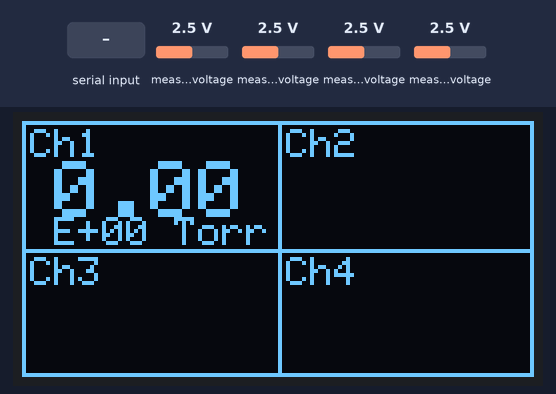
This sketch was run on a simulated Arduino Uno, built with avr-gcc and run on an emulated ATmega328P. On the bench: 128×64 one-colour display. The inputs (shaded band) are chosen by the test bench; at power-on: measured voltage 2.5 V. What the sketch prints to the serial monitor is not drawn.

Above: at 0.1 s.
At 1.2 s:
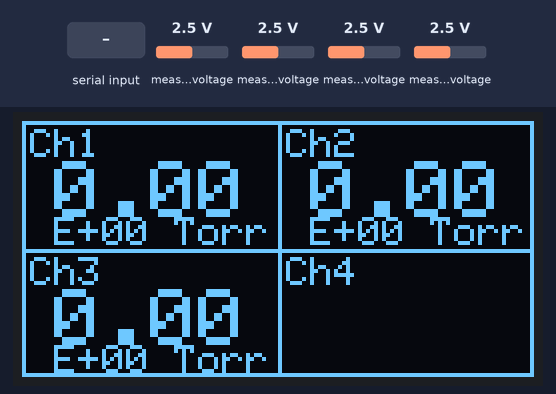
1.3 s: "#\n" received over Serial
At 3.1 s:
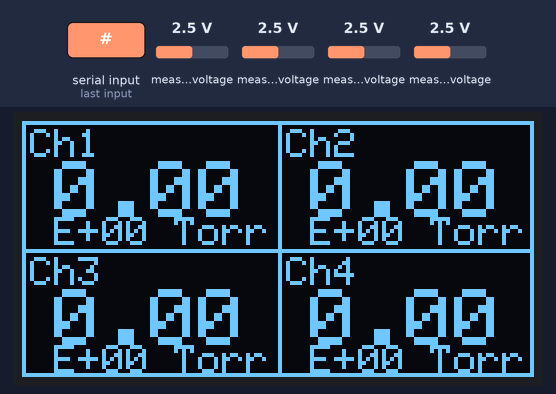
4.2 s: "90,45\n" received over Serial
Timing chart, 0 to 7.2 s (numbered marks = the images above; inputs shaded):
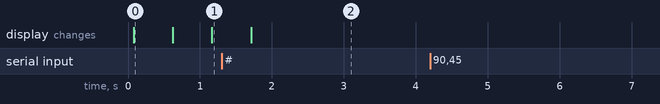

The sketch:

src.ino
```cpp
#include <Wire.h>
#include <Adafruit_ADS1X15.h>
#include <Adafruit_SSD1306.h>
#include <splash.h>

# define UPDATE_INTERVAL 500 // How often we update the state of the monitor when idle
# define BITS_MULTIPLIER 0.000125f // The voltage per bit

// I2C addresses for the two ADS1115 chips
# define CH12_ADDRESS 0x48
# define CH34_ADDRESS 0x49

// I2C address for the SSD1306 OLED display
#define OLED_RESET     -1
#define SCREEN_ADDRESS 0x3D

// OLED screen size
# define OLED_WIDTH 128
# define OLED_HEIGHT 64

// Pixel positions for various labels and readings
static const int chOffsetX[] = {0, 64, 0, 64};
static const int chOffsetY[] = {0, 0, 32, 32};

// Scaling from the voltage divider; needed to stay within the ADS1115's input range.
float multipliers[] = {1, 1, 1, 1};

// The conversion between the unscaled voltage and pressure
# define TORR_PER_VOLT 313


Adafruit_ADS1115 ads1115_12, ads1115_34;
Adafruit_SSD1306 display(OLED_WIDTH, OLED_HEIGHT, &Wire, OLED_RESET);

void setup(void)
{
  Serial.begin(9600);

  // Initialize ADS1115 chips and OLED display
  ads1115_12.begin(CH12_ADDRESS);
  ads1115_34.begin(CH34_ADDRESS);

  // Change the gain to one (default is 2/3)
  ads1115_12.setGain(GAIN_ONE);
  ads1115_34.setGain(GAIN_ONE);

  display.begin(SSD1306_SWITCHCAPVCC, SCREEN_ADDRESS);

  // Initialize OLED display layout
  initDisplay();

  Serial.flush();
}

/********* FUNCTIONS **********/

void loop(void)
{
  // Check for incoming serial commands or update gauges
  handleSerialInput();
  updateGauges();
  delay(UPDATE_INTERVAL);
}

void initDisplay(void) {
  /**
 * @brief Initializes the SSD1306 OLED display.
 *
 * Divides screen into four with vertical and horizontal
 * lines and labels each quadrant with corresponding channel number.
 */
  display.clearDisplay();

  // Clear the buffer
  display.clearDisplay();

  // Make borders for channels
  display.drawRect(0, 0, display.width(), display.height(), SSD1306_WHITE);
  display.drawLine(0, display.height() / 2, display.width(), display.height() / 2, SSD1306_WHITE);
  display.drawLine(display.width() / 2, 0, display.width() / 2, display.height(), SSD1306_WHITE);

  display.setTextSize(1);             // Normal 1:1 pixel scale
  display.setTextColor(SSD1306_WHITE);        // Draw white text

  // Display channel labels
  for (int i = 0; i < 4; i++) {
    display.setCursor(chOffsetX[i] + 2, chOffsetY[i] + 2);
    display.println("Ch" + String(i + 1));
  }
  return;
}

void handleSerialInput(void) {
 /**
 * @brief Retrieve a single message from the serial buffer, handle it and send a response
 *
 * Get a message from the serial buffer. If a message is incorrectly formatted or unrecognized
 * an error message will be sent back on the serial line. When a command is recognized the proper
 * handler function is called and its response is written back on the serial interface to the sender.
 *
 */
  if (Serial.available() > 0) {
    String message = getMessage();
    String func = message.substring(3, 5);
    int channel = message.substring(1, 3).toInt();
    String response;
    if (func == F("RD")) {
      response = getPressure(channel);
    } else if (func == F("SM")) {
      response = updateMultiplier(channel, message.substring(5, 9).toFloat(), multipliers);
    } else {
      // If the function is unknown, send back an error message with the unknown function
      response = func + "?";
    }
    response = '*' + response + '\r';
    Serial.println(response);
  }
  return;
}

void updateGauges(void) {
 /**
 * @brief Update the OLED display with pressure values
 *
 * For each pressure gauge, determine the pressure and change the display.
 *
 */
  for (int i = 1; i <= 4; i++) {
    String value = getPressure(i);
    updateDisplay(i, value);
    delay(UPDATE_INTERVAL);
  }
}

void updateDisplay(int channel, String value)
{
 /**
 * @brief Update the LCD display used by the pressure gauge monitor
 *
 * Blank out the quadrant of the SSD1306 corresponding to the provided `channel` then
 * write the provided value inside that quadrant.
 *
 * @param channel the channel number to be updated. Should be between 1 and 4.
 * @param value the value to dispaly on the corresponding channel.
 *
 */
  channel = channel - 1; // switch from one to zero indexing

  // Blank out spot used by given channel to hide old reading
  display.fillRect(chOffsetX[channel] + 8, chOffsetY[channel] + 10,  54, 21, SSD1306_BLACK);
  // Write updated reading where the old reading was
  display.setTextColor(SSD1306_WHITE);
  display.setTextSize(2);

  display.setCursor(chOffsetX[channel] + 8, chOffsetY[channel] + 10);
  display.println(value.substring(0, 4));

  display.setTextSize(1);
  display.setCursor(chOffsetX[channel] + 8, chOffsetY[channel] + 24);
  display.println(value.substring(4, 8) + " Torr");
  // Update the display
  display.display();
  return;
}

String getMessage(void)
{
 /**
 * @brief Retrieve a single message from the serial buffer.
 *
 * This function reads from the serial buffer assuming it's aligned, that is the first character should correspond to
 * the start character '#' of a message. If not the serial buffer is unaligned and all inputs are flushed. We keep reading
 * until the stop character '\r' is retrieved. If no stop character was found (we stop reading after 20 characters) then
 * the message was improperly formatted and we do nothing.
 *
 * @return The message read from the serial buffer.
 */
  String message = "";
  // Check if there is data available in the serial buffer
  if (Serial.available() > 0) {
    // Read the incoming character
    char incomingChar = Serial.read();
    // Check if the character is the start of the message
    if (incomingChar == '#') {
      // Process the message until a carriage return is encountered
      int i = 0;
      while (incomingChar != '\r' and i < 20) {
        // Append the character to the message
        message += incomingChar;
        i += 1;
        // Read the next character
        incomingChar = Serial.read();
      }
    } else {
      // If the message is misaligned, flush the serial buffer and send an error.
      Serial.flush();
      message = '?';
    }
    return message;
  }
}

String getPressure(int channel) {
  /**
 * @brief Get pressure reading from the specified channel
 *
 * This function converts the bit message from the corresponding ADS to a
 * pressure value. If the channel number is unrecognized an error message is returned.
 * The response is formatted as a string using scientific notation. See the README for
 * formatting details
 *
 * @param a channel - should be between 1 and 4.
 * @return a formatted string containing the pressure reading for that channel.
 */
  int16_t bits;
  // Determine the channel to read from
  switch (channel) {
    case 1:
      bits = ads1115_12.readADC_Differential_0_1();
      break;

    case 2:
      bits = ads1115_12.readADC_Differential_2_3();
      break;

    case 3:
      bits = ads1115_34.readADC_Differential_0_1();
      break;

    case 4:
      bits = ads1115_34.readADC_Differential_2_3();
      break;

    default:
      return "?";
  }
  // Convert the bits returned by the ADS1115 to a pressure
  float pressure = bits * BITS_MULTIPLIER * TORR_PER_VOLT * multipliers[channel];
  // Turn this float into a string which will either be displayed on the OLED or sent over the serial interface.
  char buffer[40];
  dtostre(pressure, buffer, 2, 4); // Set flags bit to 0b0100 to make the exponent symbol capital; 'E' rather than default 'e'
  String message = buffer;
  return message;
}


String updateMultiplier(int channel, float value, float multipliers[]) {
  /**
 * @brief Update multiplier for a specific channel
 *
 * This function changes the multipliers and returns a response indicating that multipliers were properly
 * set.
 *
 * @param channel The channel number who's multiplier should be updated - should be between 1 and 4.
 * @param value The value which the multiplier is changed to.
 * @param multipliers The current multipliers.
 * @return A response indicating whether the multiplier was successfully updated.
 */
  multipliers[channel-1] = value;
  String response = F("PROGM_OK");
  return response;
}
```

Measured:
- after the input at 4.2 s, every drawn part: stays the same
- what the display in image 0 shows lasts 0.5 s, from 0.1 s to 0.6 s
